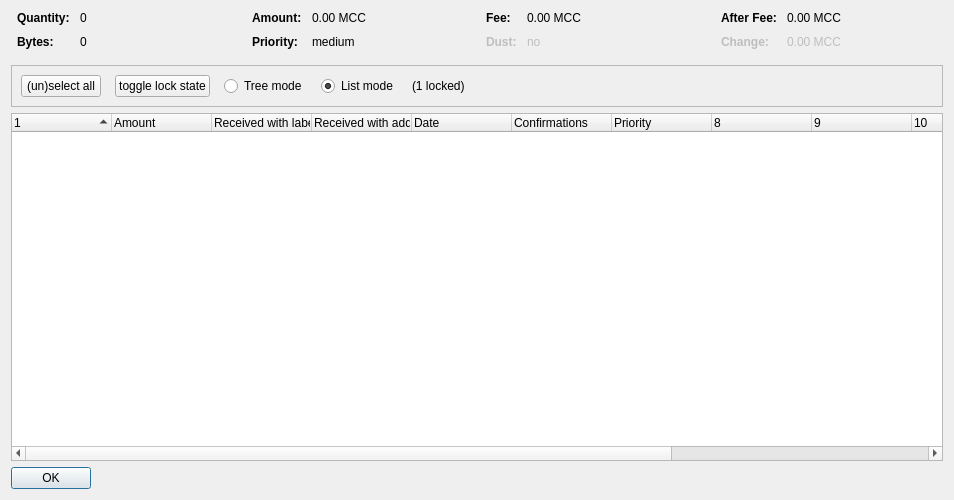
<?xml version="1.0" encoding="UTF-8"?>
<ui version="4.0">
 <class>CoinControlDialog</class>
 <widget class="QDialog" name="CoinControlDialog">
  <property name="geometry">
   <rect>
    <x>0</x>
    <y>0</y>
    <width>954</width>
    <height>500</height>
   </rect>
  </property>
  <property name="windowTitle">
   <string>Coin Selection</string>
  </property>
  <layout class="QVBoxLayout" name="verticalLayout">
   <item>
    <layout class="QHBoxLayout" name="horizontalLayoutTop" stretch="0,0,0,0">
     <property name="topMargin">
      <number>0</number>
     </property>
     <property name="bottomMargin">
      <number>10</number>
     </property>
     <item>
      <layout class="QFormLayout" name="formLayoutCoinControl1">
       <property name="horizontalSpacing">
        <number>10</number>
       </property>
       <property name="verticalSpacing">
        <number>10</number>
       </property>
       <property name="leftMargin">
        <number>6</number>
       </property>
       <property name="rightMargin">
        <number>6</number>
       </property>
       <item row="0" column="0">
        <widget class="QLabel" name="labelCoinControlQuantityText">
         <property name="font">
          <font>
           <weight>75</weight>
           <bold>true</bold>
          </font>
         </property>
         <property name="text">
          <string>Quantity:</string>
         </property>
        </widget>
       </item>
       <item row="0" column="1">
        <widget class="QLabel" name="labelCoinControlQuantity">
         <property name="cursor">
          <cursorShape>IBeamCursor</cursorShape>
         </property>
         <property name="contextMenuPolicy">
          <enum>Qt::ActionsContextMenu</enum>
         </property>
         <property name="text">
          <string notr="true">0</string>
         </property>
         <property name="textInteractionFlags">
          <set>Qt::LinksAccessibleByMouse|Qt::TextSelectableByKeyboard|Qt::TextSelectableByMouse</set>
         </property>
        </widget>
       </item>
       <item row="1" column="0">
        <widget class="QLabel" name="labelCoinControlBytesText">
         <property name="font">
          <font>
           <weight>75</weight>
           <bold>true</bold>
          </font>
         </property>
         <property name="text">
          <string>Bytes:</string>
         </property>
        </widget>
       </item>
       <item row="1" column="1">
        <widget class="QLabel" name="labelCoinControlBytes">
         <property name="cursor">
          <cursorShape>IBeamCursor</cursorShape>
         </property>
         <property name="contextMenuPolicy">
          <enum>Qt::ActionsContextMenu</enum>
         </property>
         <property name="text">
          <string notr="true">0</string>
         </property>
         <property name="textInteractionFlags">
          <set>Qt::LinksAccessibleByMouse|Qt::TextSelectableByKeyboard|Qt::TextSelectableByMouse</set>
         </property>
        </widget>
       </item>
      </layout>
     </item>
     <item>
      <layout class="QFormLayout" name="formLayoutCoinControl2">
       <property name="horizontalSpacing">
        <number>10</number>
       </property>
       <property name="verticalSpacing">
        <number>10</number>
       </property>
       <property name="leftMargin">
        <number>6</number>
       </property>
       <property name="rightMargin">
        <number>6</number>
       </property>
       <item row="0" column="0">
        <widget class="QLabel" name="labelCoinControlAmountText">
         <property name="font">
          <font>
           <weight>75</weight>
           <bold>true</bold>
          </font>
         </property>
         <property name="text">
          <string>Amount:</string>
         </property>
        </widget>
       </item>
       <item row="0" column="1">
        <widget class="QLabel" name="labelCoinControlAmount">
         <property name="cursor">
          <cursorShape>IBeamCursor</cursorShape>
         </property>
         <property name="contextMenuPolicy">
          <enum>Qt::ActionsContextMenu</enum>
         </property>
         <property name="text">
          <string notr="true">0.00 MCC</string>
         </property>
         <property name="textInteractionFlags">
          <set>Qt::LinksAccessibleByMouse|Qt::TextSelectableByKeyboard|Qt::TextSelectableByMouse</set>
         </property>
        </widget>
       </item>
       <item row="1" column="0">
        <widget class="QLabel" name="labelCoinControlPriorityText">
         <property name="font">
          <font>
           <weight>75</weight>
           <bold>true</bold>
          </font>
         </property>
         <property name="text">
          <string>Priority:</string>
         </property>
        </widget>
       </item>
       <item row="1" column="1">
        <widget class="QLabel" name="labelCoinControlPriority">
         <property name="cursor">
          <cursorShape>IBeamCursor</cursorShape>
         </property>
         <property name="contextMenuPolicy">
          <enum>Qt::ActionsContextMenu</enum>
         </property>
         <property name="text">
          <string>medium</string>
         </property>
         <property name="textInteractionFlags">
          <set>Qt::LinksAccessibleByMouse|Qt::TextSelectableByKeyboard|Qt::TextSelectableByMouse</set>
         </property>
        </widget>
       </item>
      </layout>
     </item>
     <item>
      <layout class="QFormLayout" name="formLayoutCoinControl3">
       <property name="horizontalSpacing">
        <number>10</number>
       </property>
       <property name="verticalSpacing">
        <number>10</number>
       </property>
       <property name="leftMargin">
        <number>6</number>
       </property>
       <property name="rightMargin">
        <number>6</number>
       </property>
       <item row="0" column="0">
        <widget class="QLabel" name="labelCoinControlFeeText">
         <property name="font">
          <font>
           <weight>75</weight>
           <bold>true</bold>
          </font>
         </property>
         <property name="text">
          <string>Fee:</string>
         </property>
        </widget>
       </item>
       <item row="0" column="1">
        <widget class="QLabel" name="labelCoinControlFee">
         <property name="cursor">
          <cursorShape>IBeamCursor</cursorShape>
         </property>
         <property name="contextMenuPolicy">
          <enum>Qt::ActionsContextMenu</enum>
         </property>
         <property name="text">
          <string notr="true">0.00 MCC</string>
         </property>
         <property name="textInteractionFlags">
          <set>Qt::LinksAccessibleByMouse|Qt::TextSelectableByKeyboard|Qt::TextSelectableByMouse</set>
         </property>
        </widget>
       </item>
       <item row="1" column="0">
        <widget class="QLabel" name="labelCoinControlLowOutputText">
         <property name="enabled">
          <bool>false</bool>
         </property>
         <property name="font">
          <font>
           <weight>75</weight>
           <bold>true</bold>
          </font>
         </property>
         <property name="text">
          <string>Dust:</string>
         </property>
        </widget>
       </item>
       <item row="1" column="1">
        <widget class="QLabel" name="labelCoinControlLowOutput">
         <property name="enabled">
          <bool>false</bool>
         </property>
         <property name="cursor">
          <cursorShape>IBeamCursor</cursorShape>
         </property>
         <property name="contextMenuPolicy">
          <enum>Qt::ActionsContextMenu</enum>
         </property>
         <property name="text">
          <string>no</string>
         </property>
         <property name="textInteractionFlags">
          <set>Qt::LinksAccessibleByMouse|Qt::TextSelectableByKeyboard|Qt::TextSelectableByMouse</set>
         </property>
        </widget>
       </item>
      </layout>
     </item>
     <item>
      <layout class="QFormLayout" name="formLayoutCoinControl4">
       <property name="horizontalSpacing">
        <number>10</number>
       </property>
       <property name="verticalSpacing">
        <number>10</number>
       </property>
       <property name="leftMargin">
        <number>6</number>
       </property>
       <property name="rightMargin">
        <number>6</number>
       </property>
       <item row="0" column="0">
        <widget class="QLabel" name="labelCoinControlAfterFeeText">
         <property name="font">
          <font>
           <weight>75</weight>
           <bold>true</bold>
          </font>
         </property>
         <property name="text">
          <string>After Fee:</string>
         </property>
        </widget>
       </item>
       <item row="0" column="1">
        <widget class="QLabel" name="labelCoinControlAfterFee">
         <property name="cursor">
          <cursorShape>IBeamCursor</cursorShape>
         </property>
         <property name="contextMenuPolicy">
          <enum>Qt::ActionsContextMenu</enum>
         </property>
         <property name="text">
          <string notr="true">0.00 MCC</string>
         </property>
         <property name="textInteractionFlags">
          <set>Qt::LinksAccessibleByMouse|Qt::TextSelectableByKeyboard|Qt::TextSelectableByMouse</set>
         </property>
        </widget>
       </item>
       <item row="1" column="0">
        <widget class="QLabel" name="labelCoinControlChangeText">
         <property name="enabled">
          <bool>false</bool>
         </property>
         <property name="font">
          <font>
           <weight>75</weight>
           <bold>true</bold>
          </font>
         </property>
         <property name="text">
          <string>Change:</string>
         </property>
        </widget>
       </item>
       <item row="1" column="1">
        <widget class="QLabel" name="labelCoinControlChange">
         <property name="enabled">
          <bool>false</bool>
         </property>
         <property name="cursor">
          <cursorShape>IBeamCursor</cursorShape>
         </property>
         <property name="contextMenuPolicy">
          <enum>Qt::ActionsContextMenu</enum>
         </property>
         <property name="text">
          <string notr="true">0.00 MCC</string>
         </property>
         <property name="textInteractionFlags">
          <set>Qt::LinksAccessibleByMouse|Qt::TextSelectableByKeyboard|Qt::TextSelectableByMouse</set>
         </property>
        </widget>
       </item>
      </layout>
     </item>
    </layout>
   </item>
   <item>
    <widget class="QFrame" name="frame">
     <property name="minimumSize">
      <size>
       <width>0</width>
       <height>40</height>
      </size>
     </property>
     <property name="frameShape">
      <enum>QFrame::StyledPanel</enum>
     </property>
     <property name="frameShadow">
      <enum>QFrame::Sunken</enum>
     </property>
     <layout class="QHBoxLayout" name="horizontalLayout">
      <item>
       <layout class="QHBoxLayout" name="horizontalLayoutPanel" stretch="0,0,0,0,0,0">
        <property name="spacing">
         <number>14</number>
        </property>
        <item>
         <widget class="QPushButton" name="pushButtonSelectAll">
          <property name="sizePolicy">
           <sizepolicy hsizetype="Maximum" vsizetype="Fixed">
            <horstretch>0</horstretch>
            <verstretch>0</verstretch>
           </sizepolicy>
          </property>
          <property name="text">
           <string>(un)select all</string>
          </property>
          <property name="autoDefault">
           <bool>false</bool>
          </property>
         </widget>
        </item>
        <item>
         <widget class="QPushButton" name="pushButtonToggleLock">
          <property name="sizePolicy">
           <sizepolicy hsizetype="Maximum" vsizetype="Fixed">
            <horstretch>0</horstretch>
            <verstretch>0</verstretch>
           </sizepolicy>
          </property>
          <property name="text">
           <string>toggle lock state</string>
          </property>
          <property name="autoDefault">
           <bool>false</bool>
          </property>
         </widget>
        </item>
        <item>
         <widget class="QRadioButton" name="radioTreeMode">
          <property name="sizePolicy">
           <sizepolicy hsizetype="Maximum" vsizetype="Fixed">
            <horstretch>0</horstretch>
            <verstretch>0</verstretch>
           </sizepolicy>
          </property>
          <property name="text">
           <string>Tree mode</string>
          </property>
         </widget>
        </item>
        <item>
         <widget class="QRadioButton" name="radioListMode">
          <property name="sizePolicy">
           <sizepolicy hsizetype="Maximum" vsizetype="Fixed">
            <horstretch>0</horstretch>
            <verstretch>0</verstretch>
           </sizepolicy>
          </property>
          <property name="text">
           <string>List mode</string>
          </property>
          <property name="checked">
           <bool>true</bool>
          </property>
         </widget>
        </item>
        <item>
         <widget class="QLabel" name="labelLocked">
          <property name="text">
           <string>(1 locked)</string>
          </property>
         </widget>
        </item>
        <item>
         <spacer name="horizontalSpacer">
          <property name="orientation">
           <enum>Qt::Horizontal</enum>
          </property>
          <property name="sizeHint" stdset="0">
           <size>
            <width>40</width>
            <height>20</height>
           </size>
          </property>
         </spacer>
        </item>
       </layout>
      </item>
     </layout>
    </widget>
   </item>
   <item>
    <widget class="CoinControlTreeWidget" name="treeWidget">
     <property name="contextMenuPolicy">
      <enum>Qt::CustomContextMenu</enum>
     </property>
     <property name="sortingEnabled">
      <bool>false</bool>
     </property>
     <property name="columnCount">
      <number>13</number>
     </property>
     <attribute name="headerShowSortIndicator" stdset="0">
      <bool>true</bool>
     </attribute>
     <attribute name="headerStretchLastSection">
      <bool>false</bool>
     </attribute>
     <column>
      <property name="text">
       <string/>
      </property>
     </column>
     <column>
      <property name="text">
       <string>Amount</string>
      </property>
     </column>
     <column>
      <property name="text">
       <string>Received with label</string>
      </property>
     </column>
     <column>
      <property name="text">
       <string>Received with address</string>
      </property>
     </column>
     <column>
      <property name="text">
       <string>Date</string>
      </property>
     </column>
     <column>
      <property name="text">
       <string>Confirmations</string>
      </property>
      <property name="toolTip">
       <string>Confirmed</string>
      </property>
     </column>
     <column>
      <property name="text">
       <string>Priority</string>
      </property>
     </column>
     <column>
      <property name="text">
       <string/>
      </property>
     </column>
     <column>
      <property name="text">
       <string/>
      </property>
     </column>
     <column>
      <property name="text">
       <string/>
      </property>
     </column>
     <column>
      <property name="text">
       <string/>
      </property>
     </column>
     <column>
      <property name="text">
       <string/>
      </property>
     </column>
    </widget>
   </item>
   <item>
    <widget class="QDialogButtonBox" name="buttonBox">
     <property name="sizePolicy">
      <sizepolicy hsizetype="Maximum" vsizetype="Fixed">
       <horstretch>0</horstretch>
       <verstretch>0</verstretch>
      </sizepolicy>
     </property>
     <property name="orientation">
      <enum>Qt::Horizontal</enum>
     </property>
     <property name="standardButtons">
      <set>QDialogButtonBox::Ok</set>
     </property>
    </widget>
   </item>
  </layout>
 </widget>
 <customwidgets>
  <customwidget>
   <class>CoinControlTreeWidget</class>
   <extends>QTreeWidget</extends>
   <header>coincontroltreewidget.h</header>
  </customwidget>
 </customwidgets>
 <resources/>
 <connections/>
</ui>
